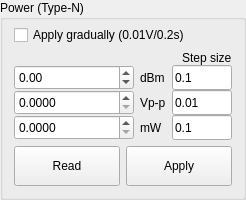
        <widget class="QGroupBox" name="power_sweep_group">
         <property name="sizePolicy">
          <sizepolicy hsizetype="Minimum" vsizetype="Minimum">
           <horstretch>0</horstretch>
           <verstretch>0</verstretch>
          </sizepolicy>
         </property>
         <property name="title">
          <string>Power (Type-N)</string>
         </property>
         <layout class="QVBoxLayout" name="verticalLayout_4">
          <property name="spacing">
           <number>6</number>
          </property>
          <property name="topMargin">
           <number>5</number>
          </property>
          <item>
           <widget class="QCheckBox" name="apply_gradually_checkbox_N_type">
            <property name="text">
             <string>Apply gradually (0.01V/0.2s)</string>
            </property>
           </widget>
          </item>
          <item>
           <layout class="QVBoxLayout" name="verticalLayout_6">
            <property name="spacing">
             <number>0</number>
            </property>
            <item alignment="Qt::AlignRight">
             <widget class="QLabel" name="label">
              <property name="text">
               <string>Step size</string>
              </property>
              <property name="wordWrap">
               <bool>false</bool>
              </property>
              <property name="margin">
               <number>2</number>
              </property>
             </widget>
            </item>
            <item>
             <widget class="QWidget" name="dBm_widget" native="true">
              <layout class="QHBoxLayout" name="horizontalLayout_9">
               <property name="leftMargin">
                <number>0</number>
               </property>
               <property name="topMargin">
                <number>0</number>
               </property>
               <property name="rightMargin">
                <number>0</number>
               </property>
               <property name="bottomMargin">
                <number>0</number>
               </property>
               <item>
                <widget class="QDoubleSpinBox" name="dBm_spinbox">
                 <property name="minimumSize">
                  <size>
                   <width>120</width>
                   <height>25</height>
                  </size>
                 </property>
                 <property name="styleSheet">
                  <string notr="true"/>
                 </property>
                 <property name="minimum">
                  <double>-10000.000000000000000</double>
                 </property>
                 <property name="maximum">
                  <double>10000.000000000000000</double>
                 </property>
                 <property name="singleStep">
                  <double>0.100000000000000</double>
                 </property>
                </widget>
               </item>
               <item alignment="Qt::AlignLeft">
                <widget class="QLabel" name="label_4">
                 <property name="text">
                  <string>dBm</string>
                 </property>
                </widget>
               </item>
               <item>
                <widget class="QLineEdit" name="dBm_step_size">
                 <property name="minimumSize">
                  <size>
                   <width>0</width>
                   <height>25</height>
                  </size>
                 </property>
                 <property name="maximumSize">
                  <size>
                   <width>60</width>
                   <height>16777215</height>
                  </size>
                 </property>
                 <property name="text">
                  <string>0.1</string>
                 </property>
                </widget>
               </item>
              </layout>
             </widget>
            </item>
            <item>
             <widget class="QWidget" name="Vpp_widget" native="true">
              <layout class="QHBoxLayout" name="horizontalLayout_7">
               <property name="leftMargin">
                <number>0</number>
               </property>
               <property name="topMargin">
                <number>0</number>
               </property>
               <property name="rightMargin">
                <number>0</number>
               </property>
               <property name="bottomMargin">
                <number>0</number>
               </property>
               <item>
                <widget class="QDoubleSpinBox" name="Vpp_spinbox">
                 <property name="minimumSize">
                  <size>
                   <width>120</width>
                   <height>25</height>
                  </size>
                 </property>
                 <property name="styleSheet">
                  <string notr="true"/>
                 </property>
                 <property name="decimals">
                  <number>4</number>
                 </property>
                 <property name="minimum">
                  <double>0.000000000000000</double>
                 </property>
                 <property name="maximum">
                  <double>10000.000000000000000</double>
                 </property>
                 <property name="singleStep">
                  <double>0.010000000000000</double>
                 </property>
                </widget>
               </item>
               <item alignment="Qt::AlignLeft">
                <widget class="QLabel" name="label_2">
                 <property name="text">
                  <string>Vp-p</string>
                 </property>
                </widget>
               </item>
               <item>
                <widget class="QLineEdit" name="Vpp_step_size">
                 <property name="minimumSize">
                  <size>
                   <width>0</width>
                   <height>25</height>
                  </size>
                 </property>
                 <property name="maximumSize">
                  <size>
                   <width>60</width>
                   <height>16777215</height>
                  </size>
                 </property>
                 <property name="text">
                  <string>0.01</string>
                 </property>
                </widget>
               </item>
              </layout>
             </widget>
            </item>
            <item>
             <widget class="QWidget" name="mW_widget" native="true">
              <layout class="QHBoxLayout" name="horizontalLayout_8">
               <property name="leftMargin">
                <number>0</number>
               </property>
               <property name="topMargin">
                <number>0</number>
               </property>
               <property name="rightMargin">
                <number>0</number>
               </property>
               <property name="bottomMargin">
                <number>0</number>
               </property>
               <item>
                <widget class="QDoubleSpinBox" name="mW_spinbox">
                 <property name="minimumSize">
                  <size>
                   <width>120</width>
                   <height>25</height>
                  </size>
                 </property>
                 <property name="styleSheet">
                  <string notr="true"/>
                 </property>
                 <property name="decimals">
                  <number>4</number>
                 </property>
                 <property name="minimum">
                  <double>0.000000000000000</double>
                 </property>
                 <property name="maximum">
                  <double>10000.000000000000000</double>
                 </property>
                 <property name="singleStep">
                  <double>0.100000000000000</double>
                 </property>
                </widget>
               </item>
               <item alignment="Qt::AlignLeft">
                <widget class="QLabel" name="label_3">
                 <property name="text">
                  <string>mW</string>
                 </property>
                </widget>
               </item>
               <item>
                <widget class="QLineEdit" name="mW_step_size">
                 <property name="minimumSize">
                  <size>
                   <width>0</width>
                   <height>25</height>
                  </size>
                 </property>
                 <property name="maximumSize">
                  <size>
                   <width>60</width>
                   <height>16777215</height>
                  </size>
                 </property>
                 <property name="text">
                  <string>0.1</string>
                 </property>
                </widget>
               </item>
              </layout>
             </widget>
            </item>
           </layout>
          </item>
          <item>
           <widget class="QWidget" name="widget_5" native="true">
            <layout class="QHBoxLayout" name="horizontalLayout_4">
             <property name="leftMargin">
              <number>0</number>
             </property>
             <property name="topMargin">
              <number>0</number>
             </property>
             <property name="rightMargin">
              <number>0</number>
             </property>
             <property name="bottomMargin">
              <number>0</number>
             </property>
             <item>
              <widget class="QPushButton" name="read_power_button">
               <property name="minimumSize">
                <size>
                 <width>0</width>
                 <height>40</height>
                </size>
               </property>
               <property name="focusPolicy">
                <enum>Qt::NoFocus</enum>
               </property>
               <property name="text">
                <string>Read</string>
               </property>
              </widget>
             </item>
             <item>
              <widget class="QPushButton" name="apply_power_button">
               <property name="minimumSize">
                <size>
                 <width>0</width>
                 <height>40</height>
                </size>
               </property>
               <property name="focusPolicy">
                <enum>Qt::NoFocus</enum>
               </property>
               <property name="text">
                <string>Apply</string>
               </property>
              </widget>
             </item>
            </layout>
           </widget>
          </item>
         </layout>
        </widget>
